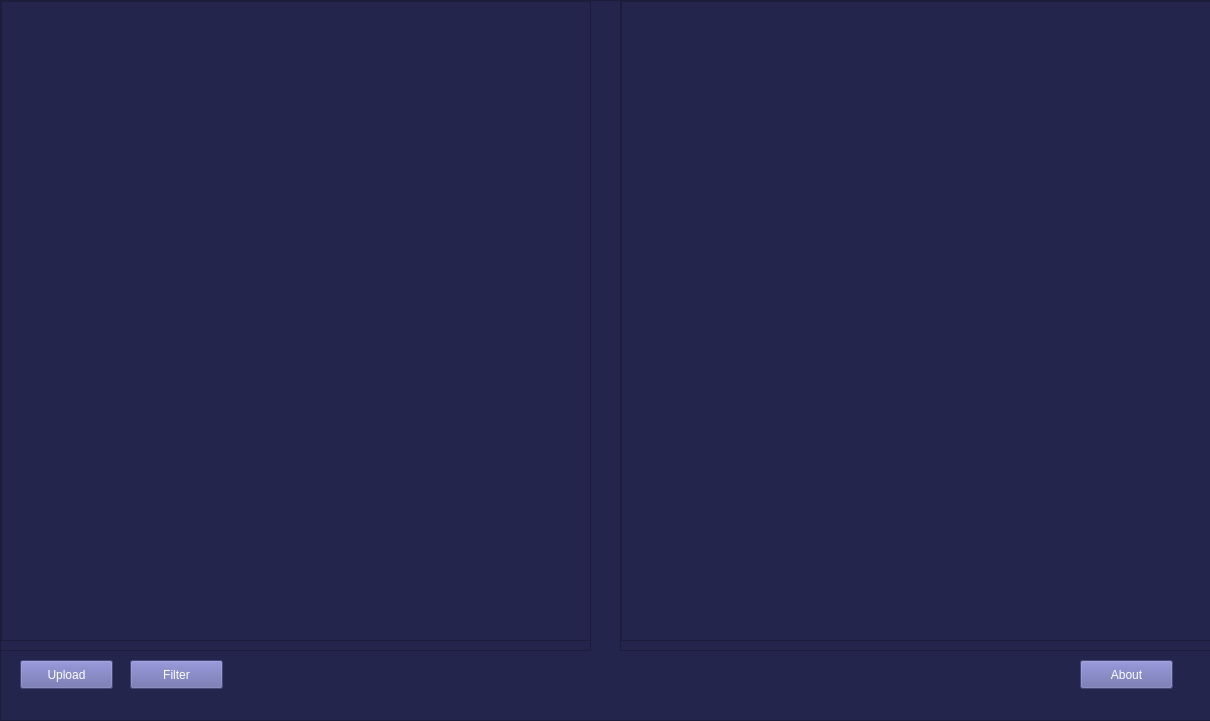
<?xml version="1.0" encoding="UTF-8"?>
<ui version="4.0">
 <class>MainWindow</class>
 <widget class="QMainWindow" name="MainWindow">
  <property name="geometry">
   <rect>
    <x>0</x>
    <y>0</y>
    <width>1210</width>
    <height>721</height>
   </rect>
  </property>
  <property name="minimumSize">
   <size>
    <width>600</width>
    <height>600</height>
   </size>
  </property>
  <property name="maximumSize">
   <size>
    <width>1221</width>
    <height>750</height>
   </size>
  </property>
  <property name="windowTitle">
   <string>MainWindow</string>
  </property>
  <property name="styleSheet">
   <string notr="true">background-color: rgb(36, 37, 76);
selection-color: rgb(170, 170, 255);
selection-background-color: rgb(36, 37, 76);</string>
  </property>
  <widget class="QWidget" name="centralwidget">
   <property name="minimumSize">
    <size>
     <width>600</width>
     <height>600</height>
    </size>
   </property>
   <property name="maximumSize">
    <size>
     <width>1221</width>
     <height>748</height>
    </size>
   </property>
   <property name="styleSheet">
    <string notr="true">background-color: rgb(36, 37, 76);
selection-background-color: rgb(36, 37, 76);
selection-color: rgb(170, 170, 255);</string>
   </property>
   <widget class="QWidget" name="horizontalLayoutWidget">
    <property name="geometry">
     <rect>
      <x>0</x>
      <y>0</y>
      <width>1221</width>
      <height>721</height>
     </rect>
    </property>
    <layout class="QHBoxLayout" name="images">
     <item>
      <widget class="QFrame" name="imagesframe">
       <property name="frameShape">
        <enum>QFrame::StyledPanel</enum>
       </property>
       <property name="frameShadow">
        <enum>QFrame::Raised</enum>
       </property>
       <widget class="QFrame" name="imagebefore">
        <property name="geometry">
         <rect>
          <x>0</x>
          <y>0</y>
          <width>591</width>
          <height>651</height>
         </rect>
        </property>
        <property name="frameShape">
         <enum>QFrame::StyledPanel</enum>
        </property>
        <property name="frameShadow">
         <enum>QFrame::Raised</enum>
        </property>
        <widget class="QScrollArea" name="scrollArea">
         <property name="geometry">
          <rect>
           <x>0</x>
           <y>0</y>
           <width>591</width>
           <height>641</height>
          </rect>
         </property>
         <property name="widgetResizable">
          <bool>true</bool>
         </property>
         <widget class="QWidget" name="scrollAreaWidgetContents">
          <property name="geometry">
           <rect>
            <x>0</x>
            <y>0</y>
            <width>589</width>
            <height>639</height>
           </rect>
          </property>
          <widget class="QGraphicsView" name="loadimagebefore">
           <property name="geometry">
            <rect>
             <x>0</x>
             <y>0</y>
             <width>591</width>
             <height>641</height>
            </rect>
           </property>
          </widget>
         </widget>
        </widget>
       </widget>
       <widget class="QFrame" name="imageafter">
        <property name="geometry">
         <rect>
          <x>620</x>
          <y>0</y>
          <width>591</width>
          <height>651</height>
         </rect>
        </property>
        <property name="frameShape">
         <enum>QFrame::StyledPanel</enum>
        </property>
        <property name="frameShadow">
         <enum>QFrame::Raised</enum>
        </property>
        <widget class="QScrollArea" name="scrollArea_2">
         <property name="geometry">
          <rect>
           <x>0</x>
           <y>0</y>
           <width>591</width>
           <height>641</height>
          </rect>
         </property>
         <property name="widgetResizable">
          <bool>true</bool>
         </property>
         <widget class="QWidget" name="scrollAreaWidgetContents_2">
          <property name="geometry">
           <rect>
            <x>0</x>
            <y>0</y>
            <width>589</width>
            <height>639</height>
           </rect>
          </property>
          <widget class="QGraphicsView" name="loadimageafter">
           <property name="geometry">
            <rect>
             <x>0</x>
             <y>0</y>
             <width>591</width>
             <height>641</height>
            </rect>
           </property>
          </widget>
         </widget>
        </widget>
       </widget>
       <widget class="QPushButton" name="upload">
        <property name="geometry">
         <rect>
          <x>20</x>
          <y>660</y>
          <width>93</width>
          <height>29</height>
         </rect>
        </property>
        <property name="styleSheet">
         <string notr="true">color: rgb(255, 255, 255);
background-color: rgb(98, 100, 167);
selection-color: rgb(170, 170, 255);
selection-background-color: rgb(36, 37, 76);</string>
        </property>
        <property name="text">
         <string>Upload</string>
        </property>
       </widget>
       <widget class="QPushButton" name="filter">
        <property name="geometry">
         <rect>
          <x>130</x>
          <y>660</y>
          <width>93</width>
          <height>29</height>
         </rect>
        </property>
        <property name="styleSheet">
         <string notr="true">color: rgb(255, 255, 255);
background-color: rgb(98, 100, 167);
selection-color: rgb(170, 170, 255);
selection-background-color: rgb(36, 37, 76);</string>
        </property>
        <property name="text">
         <string>Filter</string>
        </property>
       </widget>
       <widget class="QPushButton" name="about">
        <property name="geometry">
         <rect>
          <x>1080</x>
          <y>660</y>
          <width>93</width>
          <height>29</height>
         </rect>
        </property>
        <property name="styleSheet">
         <string notr="true">color: rgb(255, 255, 255);
background-color: rgb(98, 100, 167);
selection-color: rgb(170, 170, 255);
selection-background-color: rgb(36, 37, 76);</string>
        </property>
        <property name="text">
         <string>About</string>
        </property>
       </widget>
      </widget>
     </item>
    </layout>
   </widget>
  </widget>
  <action name="hpf">
   <property name="enabled">
    <bool>false</bool>
   </property>
   <property name="text">
    <string>High Pass Filter</string>
   </property>
  </action>
  <action name="hpf_action">
   <property name="text">
    <string>High Pass Filter</string>
   </property>
  </action>
 </widget>
 <resources/>
 <connections/>
</ui>
